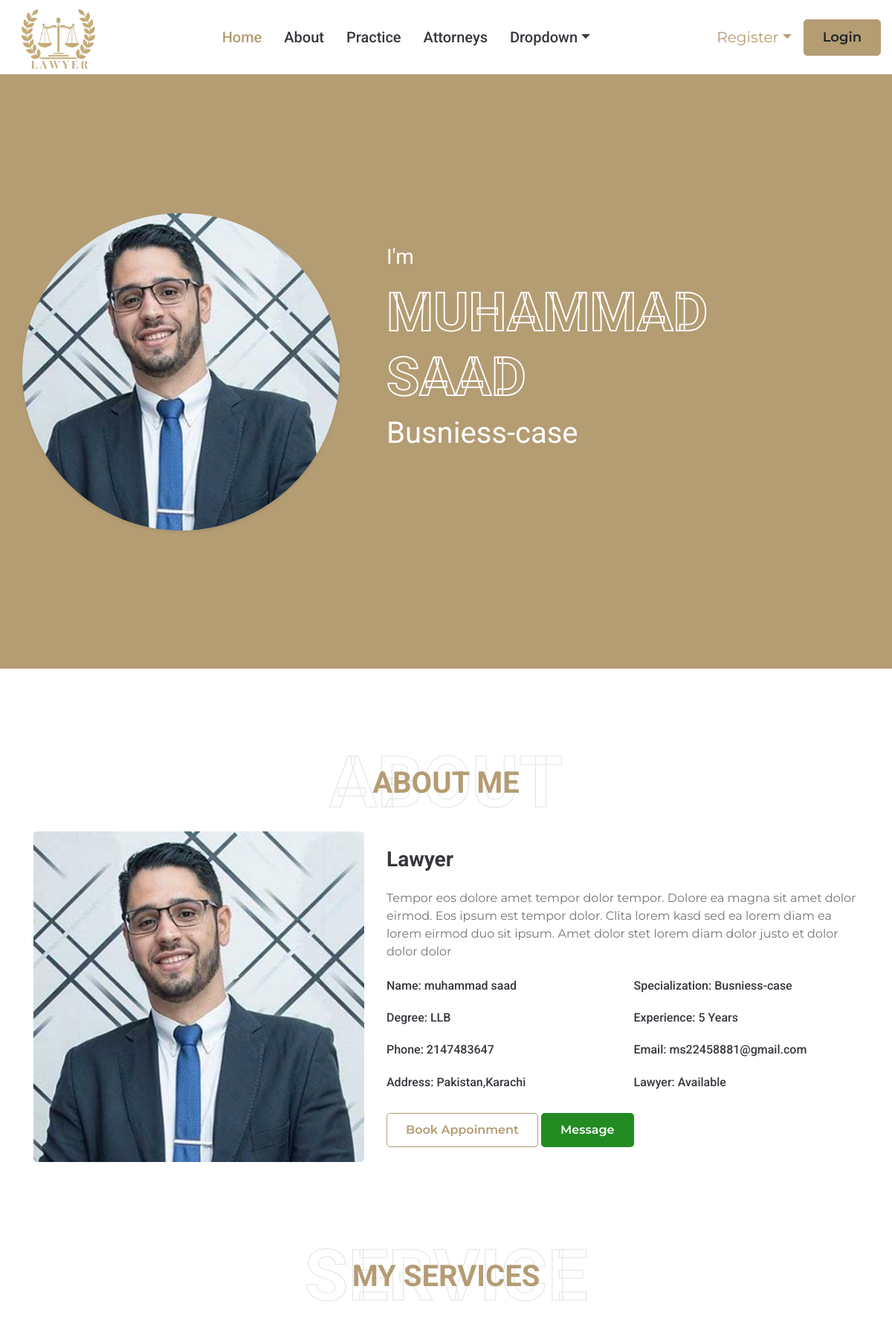
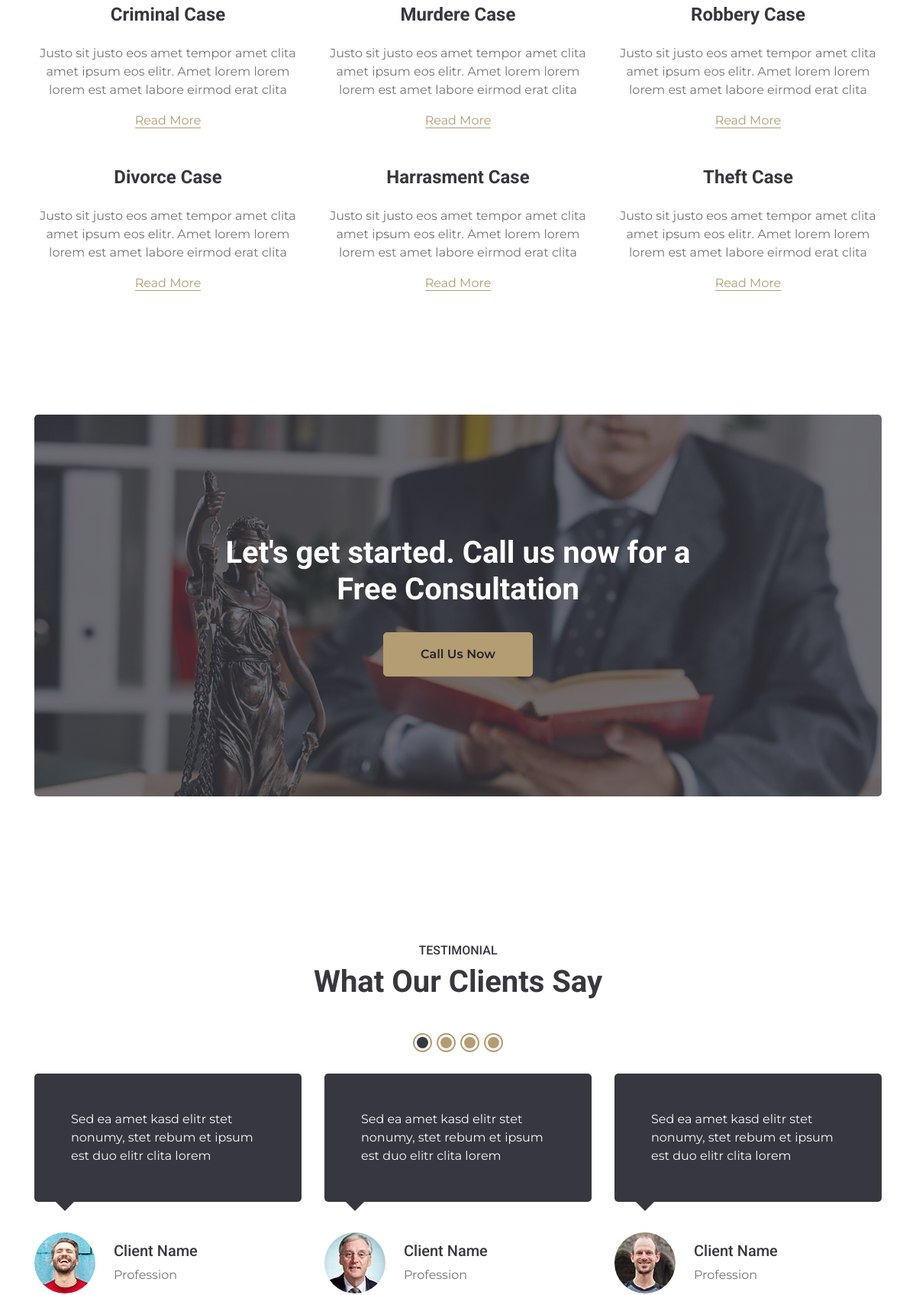
The app's page /lawyertemp.php?id=11 (upper part) with its own data (2 pictures, top to bottom).
### tables this page shows
CREATE TABLE `lawyer` (
  `id` int(255) NOT NULL,
  `name` varchar(255) NOT NULL,
  `case` int(255) NOT NULL,
  `email` varchar(255) NOT NULL,
  `password` varchar(255) NOT NULL,
  `phone` int(255) NOT NULL,
  `experience` varchar(255) NOT NULL,
  `address` text NOT NULL,
  `image` varchar(255) NOT NULL
);

CREATE TABLE `cases` (
  `cid` int(255) NOT NULL,
  `case_name` varchar(255) NOT NULL
);

### lawyertemp.php (the view, shortened to what this page needs)
<?php
include("header.php");
include("config.php");
$id=$_GET['id'];
$fetch_data="SELECT*FROM `lawyer` as l inner join `cases` as c on l.case=c.cid where id='$id'";
$run=mysqli_query($connection,$fetch_data);
if (mysqli_num_rows($run)) {
?>
<?php
             while ($data=mysqli_fetch_assoc($run)) {
            ?>
<div class="container-fluid bg-primary d-flex align-items-center mb-5 py-5" id="home" style="min-height: 100vh;">
        <div class="container">
            <div class="row align-items-center">
                <div class="col-lg-5 px-5 pl-lg-0 pb-5 pb-lg-0">
                    <img class="img-fluid w-100 rounded-circle shadow-sm" src="<?php echo 'admin-panel/image/'. $data['image']?>" alt="">
                </div>
                <div class="col-lg-7 text-center text-lg-left">
                    <h3 class="text-white font-weight-normal mb-3">I'm</h3>
                    <h1 class="display-3 text-uppercase text-primary mb-2" style="-webkit-text-stroke: 2px #ffffff;"><?php echo $data['name']?></h1>
                    <h1 class="text-white font-weight-normal mb-3"><?php echo $data['case_name']?></h1>
                    <div class="d-flex align-items-center justify-content-center justify-content-lg-start pt-5">
                    </div>
                </div>
            </div>
        </div>
    </div>
    <div class="container-fluid py-5" id="about">
        <div class="container">
            <div class="position-relative d-flex align-items-center justify-content-center">
                <h1 class="display-1 text-uppercase text-white" style="-webkit-text-stroke: 1px #dee2e6;">About</h1>
                <h1 class="position-absolute text-uppercase text-primary">About Me</h1>
            </div>
            <div class="row align-items-center">
                <div class="col-lg-5 pb-4 pb-lg-0">
                    <img class="img-fluid rounded w-100" src="<?php echo 'admin-panel/image/'. $data['image']?>" alt="">
                </div>
                <div class="col-lg-7">
                    <h3 class="mb-4">Lawyer</h3>
                    <p>Tempor eos dolore amet tempor dolor tempor. Dolore ea magna sit amet dolor eirmod. Eos ipsum est tempor dolor. Clita lorem kasd sed ea lorem diam ea lorem eirmod duo sit ipsum. Amet dolor stet lorem diam dolor justo et dolor dolor dolor</p>
                    <div class="row mb-3">
                        <div class="col-sm-6 py-2"><h6>Name: <span class="text-secondary"><?php echo $data['name']?></span></h6></div>
                        <div class="col-sm-6 py-2"><h6>Specialization: <span class="text-secondary"><?php echo $data['case_name']?></span></h6></div>
                        <div class="col-sm-6 py-2"><h6>Degree: <span class="text-secondary">LLB</span></h6></div>
                        <div class="col-sm-6 py-2"><h6>Experience: <span class="text-secondary"><?php echo $data['experience']?> Years</span></h6></div>
                        <div class="col-sm-6 py-2"><h6>Phone: <span class="text-secondary"><?php echo $data['phone']?></span></h6></div>
                        <div class="col-sm-6 py-2"><h6>Email: <span class="text-secondary"><?php echo $data['email']?></span></h6></div>
                        <div class="col-sm-6 py-2"><h6>Address: <span class="text-secondary"><?php echo $data['address']?></span></h6></div>
                        <div class="col-sm-6 py-2"><h6>Lawyer: <span class="text-secondary">Available</span></h6></div>
                    </div>
                    <a href="appoinment.php?id=<?php echo $data['id']?>" class="btn btn-outline-primary">Book Appoinment</a>
                    <a href="https://wa.me/03152458881" class="btn text-light" style="background-color:#228b22;">Message</a>
                </div>
            </div>
            <?php
             }
            }
            ?>
        </div>
    </div>
    <div class="container-fluid pt-5" id="service">
        <div class="container">
            <div class="position-relative d-flex align-items-center justify-content-center">
                <h1 class="display-1 text-uppercase text-white" style="-webkit-text-stroke: 1px #dee2e6;">Service</h1>
                <h1 class="position-absolute text-uppercase text-primary">My Services</h1>
            </div>
            <div class="row pb-3">
                <div class="col-lg-4 col-md-6 text-center mb-5">
                    <div class="d-flex align-items-center justify-content-center mb-4">
                        <h4 class="font-weight-bold m-0">Criminal Case</h4>
                    </div>
                    <p>Justo sit justo eos amet tempor amet clita amet ipsum eos elitr. Amet lorem lorem lorem est amet labore eirmod erat clita</p>
                    <a class="border-bottom border-primary text-decoration-none" href="">Read More</a>
                </div>
                <div class="col-lg-4 col-md-6 text-center mb-5">
                    <div class="d-flex align-items-center justify-content-center mb-4">
                        <h4 class="font-weight-bold m-0">Murdere Case</h4>
                    </div>
                    <p>Justo sit justo eos amet tempor amet clita amet ipsum eos elitr. Amet lorem lorem lorem est amet labore eirmod erat clita</p>
                    <a class="border-bottom border-primary text-decoration-none" href="">Read More</a>
                </div>
                <div class="col-lg-4 col-md-6 text-center mb-5">
                    <div class="d-flex align-items-center justify-content-center mb-4">
                        <h4 class="font-weight-bold m-0">Robbery Case</h4>
                    </div>
                    <p>Justo sit justo eos amet tempor amet clita amet ipsum eos elitr. Amet lorem lorem lorem est amet labore eirmod erat clita</p>
                    <a class="border-bottom border-primary text-decoration-none" href="">Read More</a>
                </div>
                <div class="col-lg-4 col-md-6 text-center mb-5">
                    <div class="d-flex align-items-center justify-content-center mb-4">
                        <h4 class="font-weight-bold m-0">Divorce Case</h4>
                    </div>
                    <p>Justo sit justo eos amet tempor amet clita amet ipsum eos elitr. Amet lorem lorem lorem est amet labore eirmod erat clita</p>
                    <a class="border-bottom border-primary text-decoration-none" href="">Read More</a>
                </div>
                <div class="col-lg-4 col-md-6 text-center mb-5">
                    <div class="d-flex align-items-center justify-content-center mb-4">
                        <h4 class="font-weight-bold m-0">Harrasment Case</h4>
                    </div>
                    <p>Justo sit justo eos amet tempor amet clita amet ipsum eos elitr. Amet lorem lorem lorem est amet labore eirmod erat clita</p>
                    <a class="border-bottom border-primary text-decoration-none" href="">Read More</a>
                </div>
                <div class="col-lg-4 col-md-6 text-center mb-5">
                    <div class="d-flex align-items-center justify-content-center mb-4">
                        <h4 class="font-weight-bold m-0">Theft Case</h4>
                    </div>
                    <p>Justo sit justo eos amet tempor amet clita amet ipsum eos elitr. Amet lorem lorem lorem est amet labore eirmod erat clita</p>
                    <a class="border-bottom border-primary text-decoration-none" href="">Read More</a>
                </div>
            </div>
        </div>
    </div>
    <div class="container-fluid py-5">
        <div class="container py-5">
            <div class="bg-action rounded" style="height: 500px;">
                <div class="row h-100 align-items-center justify-content-center">
                    <div class="col-lg-7 text-center">
                        <h1 class="text-white mb-4">Let's get started. Call us now for a Free Consultation</h1>
                        <a class="btn btn-primary py-3 px-5 mt-2" href="contact.php">Call Us Now</a>
                    </div>
                </div>
            </div>
        </div>
    </div>
    <div class="container-fluid py-5">
        <div class="container py-5">
            <div class="text-center pb-5">
                <h6 class="text-uppercase">Testimonial</h6>
                <h1 class="mb-5">What Our Clients Say</h1>
            </div>
            <div class="owl-carousel testimonial-carousel">
                <div class="testimonial-item">
                    <div class="testimonial-text position-relative bg-secondary text-light rounded p-5 mb-4">
                        Sed ea amet kasd elitr stet nonumy, stet rebum et ipsum est duo elitr clita lorem
                    </div>
                    <div class="d-flex align-items-center pt-3">
                        <img class="img-fluid rounded-circle" src="img/testimonial-1.jpg"
                            style="width: 80px; height: 80px;" alt="">
                        <div class="pl-4">
                            <h5>Client Name</h5>
                            <p class="m-0">Profession</p>
                        </div>
                    </div>
                </div>
                <div class="testimonial-item">
                    <div class="testimonial-text position-relative bg-secondary text-light rounded p-5 mb-4">
                        Sed ea amet kasd elitr stet nonumy, stet rebum et ipsum est duo elitr clita lorem
                    </div>
                    <div class="d-flex align-items-center pt-3">
                        <img class="img-fluid rounded-circle" src="img/testimonial-2.jpg"
                            style="width: 80px; height: 80px;" alt="">
                        <div class="pl-4">
                            <h5>Client Name</h5>
                            <p class="m-0">Profession</p>
                        </div>
                    </div>
                </div>
                <div class="testimonial-item">
                    <div class="testimonial-text position-relative bg-secondary text-light rounded p-5 mb-4">
                        Sed ea amet kasd elitr stet nonumy, stet rebum et ipsum est duo elitr clita lorem
                    </div>
                    <div class="d-flex align-items-center pt-3">
                        <img class="img-fluid rounded-circle" src="img/testimonial-4.jpg"
                            style="width: 80px; height: 80px;" alt="">
                        <div class="pl-4">
                            <h5>Client Name</h5>
                            <p class="m-0">Profession</p>
                        </div>
                    </div>
                </div>
            </div>
        </div>
    </div>
    <?php
    include("footer.php");
    ?>

### records on screen
lawyer: image (picture), name "MUHAMMAD SAAD", case.case_name "Busniess-case", name "muhammad saad", experience "5", phone "2147483647", email "ms22458881@gmail.com", address "Pakistan,Karachi"
